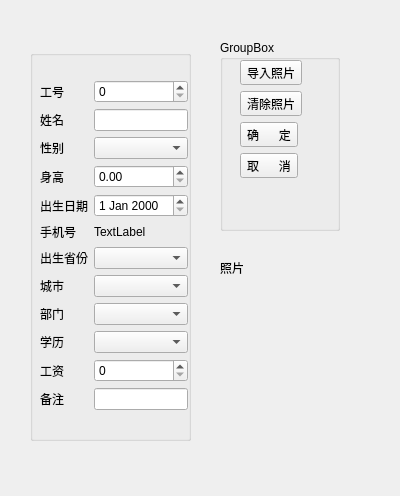
<?xml version="1.0" encoding="UTF-8"?>
<ui version="4.0">
 <class>WDialogData</class>
 <widget class="QDialog" name="WDialogData">
  <property name="geometry">
   <rect>
    <x>0</x>
    <y>0</y>
    <width>400</width>
    <height>496</height>
   </rect>
  </property>
  <property name="windowTitle">
   <string>Dialog</string>
  </property>
  <widget class="QGroupBox" name="groupBox">
   <property name="geometry">
    <rect>
     <x>30</x>
     <y>50</y>
     <width>161</width>
     <height>391</height>
    </rect>
   </property>
   <property name="title">
    <string/>
   </property>
   <widget class="QWidget" name="formLayoutWidget">
    <property name="geometry">
     <rect>
      <x>10</x>
      <y>30</y>
      <width>148</width>
      <height>341</height>
     </rect>
    </property>
    <layout class="QFormLayout" name="formLayout">
     <item row="0" column="0">
      <widget class="QLabel" name="labEmpNO">
       <property name="text">
        <string>工号</string>
       </property>
      </widget>
     </item>
     <item row="1" column="0">
      <widget class="QLabel" name="labName">
       <property name="text">
        <string>姓名</string>
       </property>
      </widget>
     </item>
     <item row="2" column="0">
      <widget class="QLabel" name="labGender">
       <property name="text">
        <string>性别</string>
       </property>
      </widget>
     </item>
     <item row="3" column="0">
      <widget class="QLabel" name="labHeight">
       <property name="text">
        <string>身高</string>
       </property>
      </widget>
     </item>
     <item row="4" column="0">
      <widget class="QLabel" name="labBirthday">
       <property name="text">
        <string>出生日期</string>
       </property>
      </widget>
     </item>
     <item row="5" column="0">
      <widget class="QLabel" name="labPhone">
       <property name="text">
        <string>手机号</string>
       </property>
      </widget>
     </item>
     <item row="6" column="0">
      <widget class="QLabel" name="labProvince">
       <property name="text">
        <string>出生省份</string>
       </property>
      </widget>
     </item>
     <item row="7" column="0">
      <widget class="QLabel" name="labCity">
       <property name="text">
        <string>城市</string>
       </property>
      </widget>
     </item>
     <item row="8" column="0">
      <widget class="QLabel" name="labDepartment">
       <property name="text">
        <string>部门</string>
       </property>
      </widget>
     </item>
     <item row="9" column="0">
      <widget class="QLabel" name="labEducation">
       <property name="text">
        <string>学历</string>
       </property>
      </widget>
     </item>
     <item row="10" column="0">
      <widget class="QLabel" name="labSalary">
       <property name="text">
        <string>工资</string>
       </property>
      </widget>
     </item>
     <item row="11" column="0">
      <widget class="QLabel" name="labMemo">
       <property name="text">
        <string>备注</string>
       </property>
      </widget>
     </item>
     <item row="0" column="1">
      <widget class="QSpinBox" name="boxEmpNO">
       <property name="maximum">
        <number>100000</number>
       </property>
      </widget>
     </item>
     <item row="1" column="1">
      <widget class="QLineEdit" name="textName"/>
     </item>
     <item row="2" column="1">
      <widget class="QComboBox" name="boxGender"/>
     </item>
     <item row="3" column="1">
      <widget class="QDoubleSpinBox" name="boxHeight">
       <property name="maximum">
        <double>250.000000000000000</double>
       </property>
      </widget>
     </item>
     <item row="4" column="1">
      <widget class="QDateEdit" name="textBirthday"/>
     </item>
     <item row="6" column="1">
      <widget class="QComboBox" name="boxProvince"/>
     </item>
     <item row="5" column="1">
      <widget class="QLabel" name="TextPhone">
       <property name="text">
        <string>TextLabel</string>
       </property>
      </widget>
     </item>
     <item row="7" column="1">
      <widget class="QComboBox" name="boxCity"/>
     </item>
     <item row="8" column="1">
      <widget class="QComboBox" name="boxDepartment"/>
     </item>
     <item row="9" column="1">
      <widget class="QComboBox" name="boxEducation"/>
     </item>
     <item row="10" column="1">
      <widget class="QSpinBox" name="boxSalary">
       <property name="maximum">
        <number>1000000000</number>
       </property>
      </widget>
     </item>
     <item row="11" column="1">
      <widget class="QLineEdit" name="textMemo"/>
     </item>
    </layout>
   </widget>
  </widget>
  <widget class="QGroupBox" name="groupBox_2">
   <property name="geometry">
    <rect>
     <x>220</x>
     <y>40</y>
     <width>120</width>
     <height>191</height>
    </rect>
   </property>
   <property name="title">
    <string>GroupBox</string>
   </property>
   <widget class="QWidget" name="verticalLayoutWidget">
    <property name="geometry">
     <rect>
      <x>20</x>
      <y>20</y>
      <width>81</width>
      <height>121</height>
     </rect>
    </property>
    <layout class="QVBoxLayout" name="verticalLayout">
     <item>
      <widget class="QToolButton" name="btnAdd">
       <property name="text">
        <string>导入照片</string>
       </property>
      </widget>
     </item>
     <item>
      <widget class="QToolButton" name="btnClear">
       <property name="text">
        <string>清除照片</string>
       </property>
      </widget>
     </item>
     <item>
      <widget class="QToolButton" name="btnOK">
       <property name="text">
        <string>确      定</string>
       </property>
      </widget>
     </item>
     <item>
      <widget class="QToolButton" name="btnCancel">
       <property name="text">
        <string>取      消</string>
       </property>
      </widget>
     </item>
    </layout>
   </widget>
  </widget>
  <widget class="QLabel" name="labpic">
   <property name="geometry">
    <rect>
     <x>220</x>
     <y>260</y>
     <width>53</width>
     <height>16</height>
    </rect>
   </property>
   <property name="text">
    <string>照片</string>
   </property>
  </widget>
  <widget class="QLabel" name="photo">
   <property name="geometry">
    <rect>
     <x>220</x>
     <y>280</y>
     <width>151</width>
     <height>151</height>
    </rect>
   </property>
   <property name="text">
    <string/>
   </property>
  </widget>
 </widget>
 <resources/>
 <connections/>
</ui>
